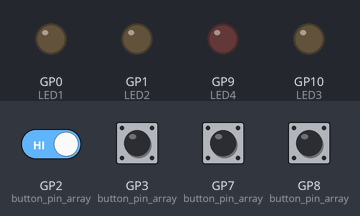
The sketch below on a simulated Raspberry Pi Pico. Shown: output pins drawn as LEDs (lit = HIGH). Dashed ring = blinking. Inputs (shaded band) come from the test bench; at power-on: GP2 (button_pin_array), GP3 (button_pin_array), GP7 (button_pin_array), GP8 (button_pin_array) HIGH. Random numbers use the default seed unless the sketch sets one.

Above: at 1.2 s.
1.3 s: GP2 (button_pin_array) driven LOW and GP8 (button_pin_array) driven LOW
At 3.4 s:
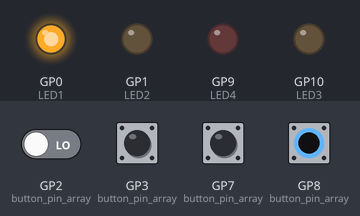
4.3 s: GP3 (button_pin_array) pulled LOW for 0.15 s
At 5.05 s:
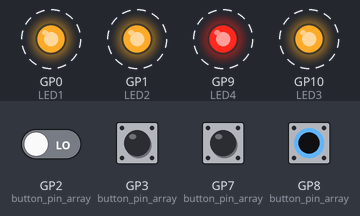
7.4 s: GP3 (button_pin_array) pulled LOW for 1 s
11.4 s: GP7 (button_pin_array) pulled LOW for 0.15 s
14.4 s: GP7 (button_pin_array) pulled LOW for 1 s
At 18.4 s:
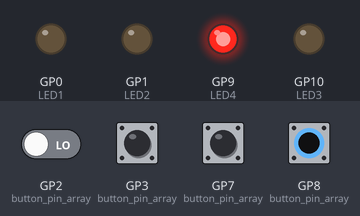
Timing chart, 0 to 60.4 s (numbered marks = the images above; inputs shaded):
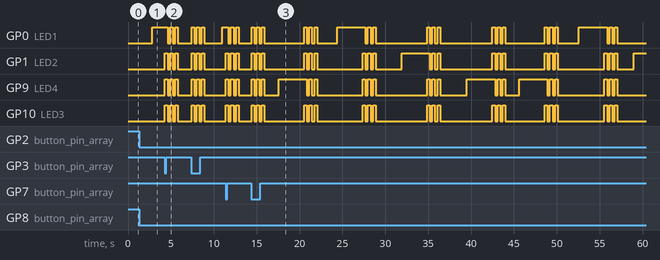

Measured:
- after the input at 1.3 s, GP0 (LED1): LOW → HIGH after 1.5 s

The sketch:

reactor_code.ino
```cpp
#include <Bounce2.h>

/* Xiao RP20240 */
const int BUT1 = D2;
const int BUT2 = D3;
const int BUT3 = D7;
const int BUT4 = D8;

const int LED1 = D0;
const int LED2 = D1;
const int LED3 = D10;
const int LED4 = D9;

/* Wokwi Simulator */
// const int BUT1 = 8;
// const int BUT2 = 9;
// const int BUT3 = 21;
// const int BUT4 = 22;

// const int LED1 = 6;
// const int LED2 = 7;
// const int LED3 = 26;
// const int LED4 = 27;

const int button_pin_array[4] = {BUT1, BUT2, BUT3, BUT4};
Bounce2::Button *button_array = new Bounce2::Button[4];

const int led_array[4] = {LED1, LED2, LED3, LED4};

bool start = false;
int difficulty = 0; // 0-9
bool loose = false;
int level = 0;
bool lights_on = false;

typedef struct
{
  int indicator; // indicate the button the player must press to move on
  unsigned long prev_time;
  int led_on_duration;
  bool has_run;
  int round_start_delay;
} RoundData; // data set here will only be set once per round

/*
  indicator, prev_time, duration, has_run
*/
RoundData round_data = {0, 0, 0, false, 0};

void setup()
{
  Serial1.begin(9600);
  for (int i = 0; i < 4; i++)
  {
    button_array[i].attach(button_pin_array[i], INPUT_PULLUP);
    button_array[i].interval(5);
    button_array[i].setPressedState(LOW);
  }

  pinMode(LED1, OUTPUT);
  pinMode(LED2, OUTPUT);
  pinMode(LED3, OUTPUT);
  pinMode(LED4, OUTPUT);

  randomSeed(analogRead(A0));
}

/*
  Buttons layout
  1 2 3 4
*/

/*
  1 + 4 = Start game
  2 decrease difficulty
  3 increase difficulty

  1 view previous high score
  4 change game mode
*/
void game_menu()
{
  // Serial1.println("menu");
  if (button_array[0].isPressed() && button_array[3].isPressed())
  {
    start = true;
  }
  /* To be implemented in the future */
  // if (button_array[1].pressed())
  // {
  //   difficulty--;
  // }
  // if (button_array[2].pressed())
  // {
  //   difficulty++;
  // }
}

/*
  reset global val and display score
*/
void game_loose()
{
  // Serial1.println("game loose");
  start = false;
  loose = false;
  difficulty = 0;
  round_data = {0, 0, 0, false, 0};

  for (int i = 0; i < 3; i++)
  {
    digitalWrite(LED1, HIGH);
    digitalWrite(LED2, HIGH);
    digitalWrite(LED3, HIGH);
    digitalWrite(LED4, HIGH);
    delay(300);
    digitalWrite(LED1, LOW);
    digitalWrite(LED2, LOW);
    digitalWrite(LED3, LOW);
    digitalWrite(LED4, LOW);
    delay(300);
  }
  delay(500);

  // ten digit
  for (int i = level / 10; i > 0; i--)
  {
    digitalWrite(LED1, HIGH);
    digitalWrite(LED2, HIGH);
    delay(400);
    digitalWrite(LED1, LOW);
    digitalWrite(LED2, LOW);
    delay(400);
  }

  delay(500);

  // one digit
  for (int i = level % 10; i > 0; i--)
  {
    digitalWrite(LED3, HIGH);
    digitalWrite(LED4, HIGH);
    delay(400);
    digitalWrite(LED3, LOW);
    digitalWrite(LED4, LOW);
    delay(400);
  }

  level = 0;
}

/*
  delay decreases slowly but eventually get fast and then slow again
  using a precalculated table
*/
const int duration_table[10] = {3000, 2720, 2668, 2540, 2350, 2000, 1400, 1325, 1320, 1300};
int get_duration(int difficulty)
{
  return difficulty < 10 ? duration_table[difficulty] : duration_table[9];
}

int get_delay()
{
  return int(random(200, 2000));
}

void new_round_helper(int difficulty)
{
  round_data = {random(4), millis(), get_duration(difficulty), true, get_delay()};
}

/*
  This function should only be called once at the start of every round
*/
void new_round(int difficulty)
{
  if (!round_data.has_run)
  {
    new_round_helper(difficulty);
  }
}

/*
  if button pressed and indicator on -> next round
  if button pressed and indicator off -> you loose
  if timer ran out -> you loose
  every level the difficulty increase
*/
void game_loop()
{
  new_round(difficulty);
  unsigned long curr_time = millis();

  // game loose if button is press at the beginning round delay
  if (curr_time - round_data.prev_time < round_data.round_start_delay)
  {
    // Serial1.println("delay");
    for (int i = 0; i < 4; i++)
    {
      if (button_array[i].pressed())
      {
        loose = true;
      }
    }
  }
  else
  {
    if (!loose && curr_time - round_data.prev_time < round_data.led_on_duration + round_data.round_start_delay)
    {
      digitalWrite(led_array[round_data.indicator], HIGH);
      for (int i = 0; i < 4; i++)
      {
        if (button_array[i].pressed())
        {
          if (i == round_data.indicator)
          {
            difficulty++;
            level++;
            round_data.has_run = false;
            digitalWrite(led_array[round_data.indicator], LOW);
          }
          else
          {
            loose = true;
          }
        }
      }
    }
    else
    {
      loose = true;
    }
  }
}

void test_mode()
{
  for (int i = 0; i < 4; i++)
  {
    if (button_array[i].isPressed())
    {
      digitalWrite(led_array[i], HIGH);
    }
    else
    {
      digitalWrite(led_array[i], LOW);
    }
  }
}

void led_test_mode()
{
  for (int i = 0; i < 4; i++)
  {
    digitalWrite(led_array[i], HIGH);
    delay(1000);
    digitalWrite(led_array[i], LOW);
    delay(1000);
  }
}

void update_buttons()
{
  for (int i = 0; i < 4; i++)
  {
    button_array[i].update();
  }
}

void loop()
{
  update_buttons();
  delay(1); // for wokwi simulation so it doesn't lag

#ifdef TESTMODE
  test_mode();
#endif

#ifndef TESTMODE
  if (start)
  {
    if (loose)
    {
      game_loose();
    }
    else
    {
      game_loop();
    }
  }
  else
  {
    game_menu();
  }
#endif
}
```
